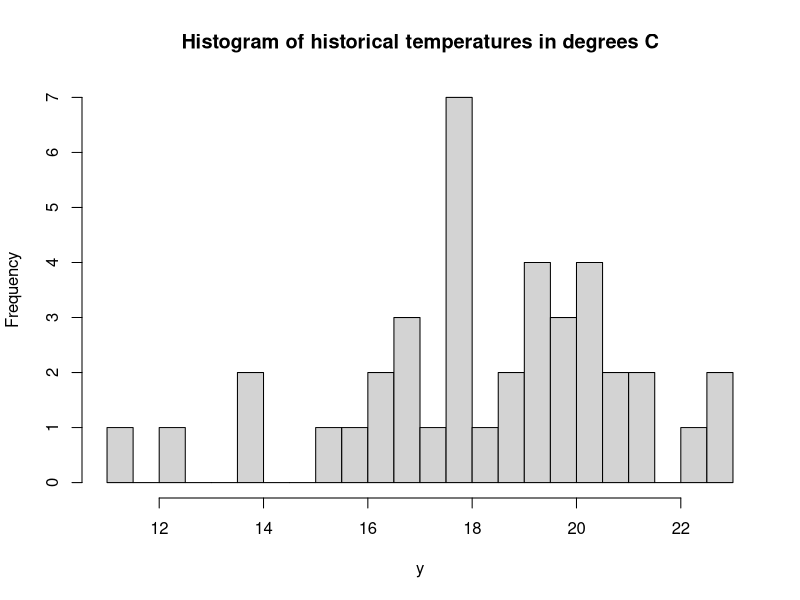
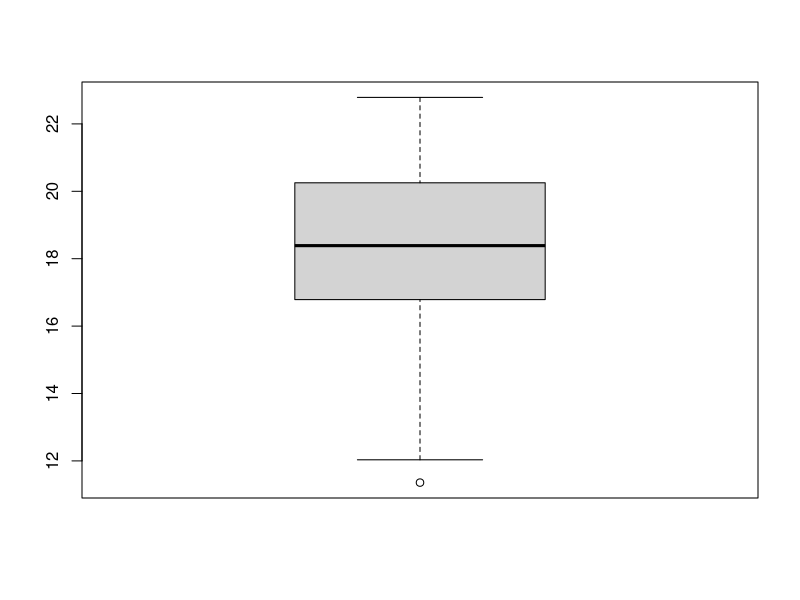
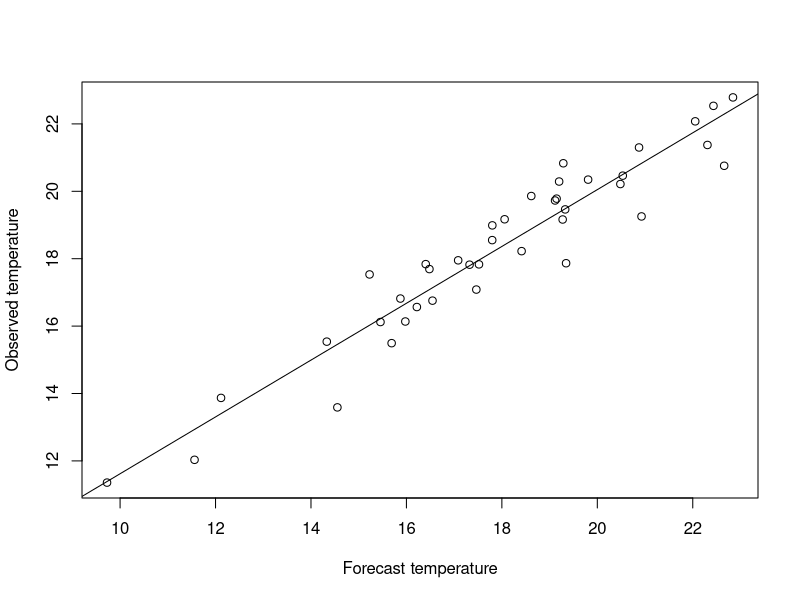
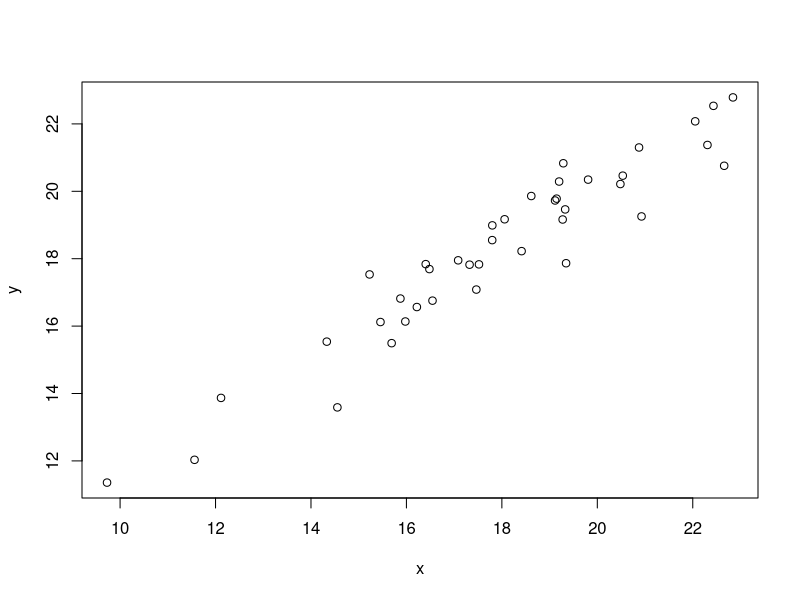
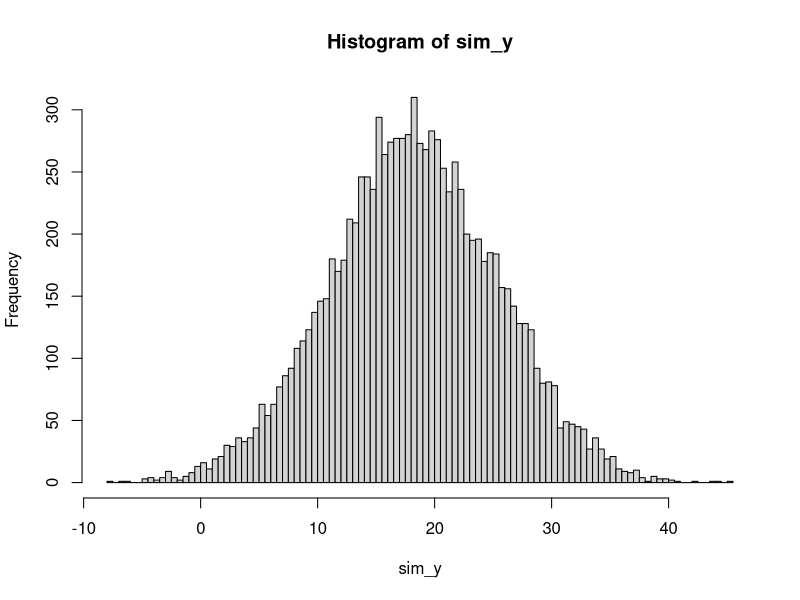

R code for these plots, in order:
## ---- chunk 1
set.seed(1)       # Keeps random data from changing each time the code is run

theta <-  18      # True long-run average temp
sigma  <-  3      # True stnd dev of temp around this mean
n      <- 40      # n = number of simulated historical data points
                     # We don't use 'T' because in R language 'T' = logical 'TRUE'

y <- rnorm(n,theta,sigma)
## ---- chunk 2
print(y)
## ---- chunk 3
hist(y, breaks = 20, main = "Histogram of historical temperatures in degrees C")
## ---- chunk 4
boxplot(y)
## ---- chunk 5
theta_hat <- mean(y)         # Sample mean

epsilon_hat <- y-theta_hat   # Model residuals

ssr <- sum(epsilon_hat^2)    # Sum of squared residuals

sigma_hat <- ssr/(n-1)       # Estimated standard error

print(theta_hat)

print(sigma_hat)
## ---- chunk 6
forecast_bias <- -0.5
forecast_std_error <- 1

forecast_errors <- rnorm(n,mean = forecast_bias,sd = forecast_std_error)

x <- y + forecast_errors

linear_model <- lm(y~x)

plot(x,y, xlab = "Forecast temperature", ylab = "Observed temperature")
abline(linear_model)
## ---- chunk 7
plot(x,y)
## ---- chunk 8
sim_y <- rnorm(10000, theta_hat, sigma_hat)

hist(sim_y, breaks = 100)
